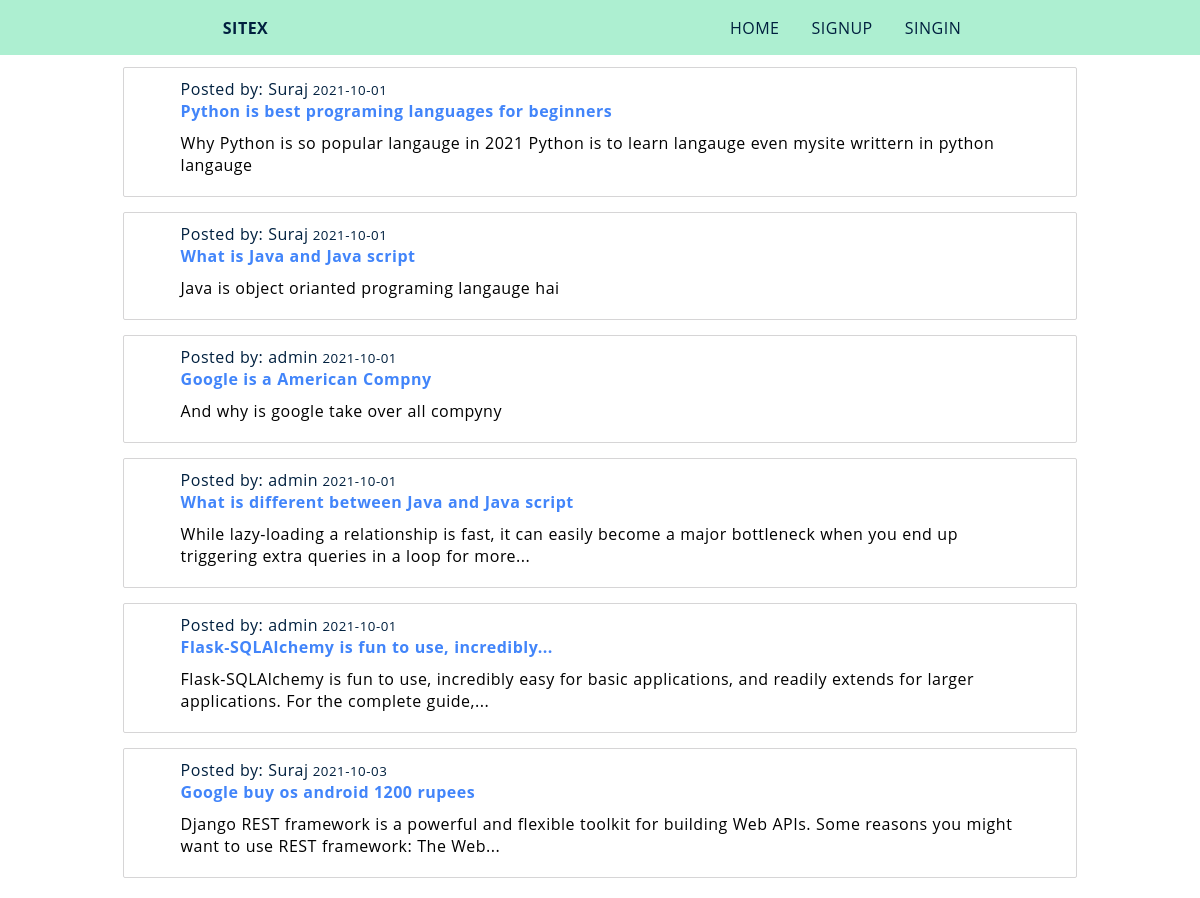
Before: / with the older database file.
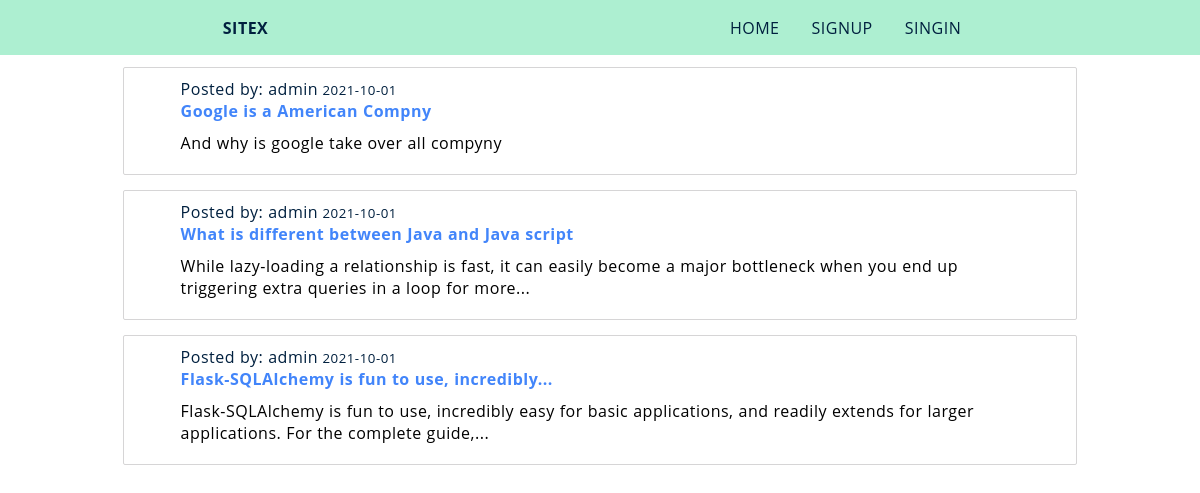
After: the same page with the newer database file.
### mysite/blog/models.py (models this page shows, shortened)
class Post(db.Model):
    id = db.Column(db.Integer,primary_key=True)
    title = db.Column(db.String(100),     nullable=False)
    content = db.Column(db.Text,nullable=False)
    post_created = db.Column(db.DateTime,nullable=False,default=datetime.utcnow)
    user_id = db.Column(db.Integer,db.ForeignKey('user.id'),nullable=False)

### mysite/auth/models.py (models this page shows, shortened)
class User(db.Model,UserMixin):
    id = db.Column(db.Integer,primary_key=True)
    name = db.Column(db.String(20),unique=False,nullable=False)
    email = db.Column(db.String(25),unique=True,nullable=False)
    password = db.Column(db.String(20),unique=False,nullable=False)
    image_file = db.Column(db.String(50),nullable=False,default="default.png")
    posts = db.relationship('Post',backref='author',lazy=True,cascade='all, delete-orphan',                           single_parent=True)

### mysite/home/views.py (the view)
@home.route("/")
def index():
    posts = Post.query.all()
    return render_template("home/index.html",post=posts)

### mysite/templates/Home/index.html (shortened to what this page needs)
{% extends 'base.html' %}
{% block content %}
  <div class="container-bn">
     {% for post in post %}
        <div class="container-b">
          <div>
            <p class="left danger">Posted by: {{ post.author.name }}<small class="">  {{ post.post_created.strftime('%Y-%m-%d')}}</small></p>
          </div>
          <div>
            <h3 class="left">
              <a href="{{ url_for('blog.read_post',id=post.id)}}" class="link danger">{{ post.title | truncate(50)  }}</a>
          </div>
          <div class="my-4">
            <p class="left">{{ post.content | truncate(150)  }}</p>
          </div>
        </div>
      {% endfor %}
  </div>
{% endblock %}

Changed rows visible on the page:
removed Post: author.name "Suraj", post_created "2021-10-01", title "Python is best programing languages for beginners", content "Why Python is so popular langauge in 2021 Python is to learn langauge even mysite writtern in python langauge"
removed Post: author.name "Suraj", post_created "2021-10-01", title "What is Java and Java script", content "Java is object orianted programing langauge hai"
removed Post: author.name "Suraj", post_created "2021-10-03", title "Google buy os android 1200 rupees", content "Django REST framework is a powerful and flexible toolkit for building Web APIs. Some reasons you might want to use REST framework: The Web..."
